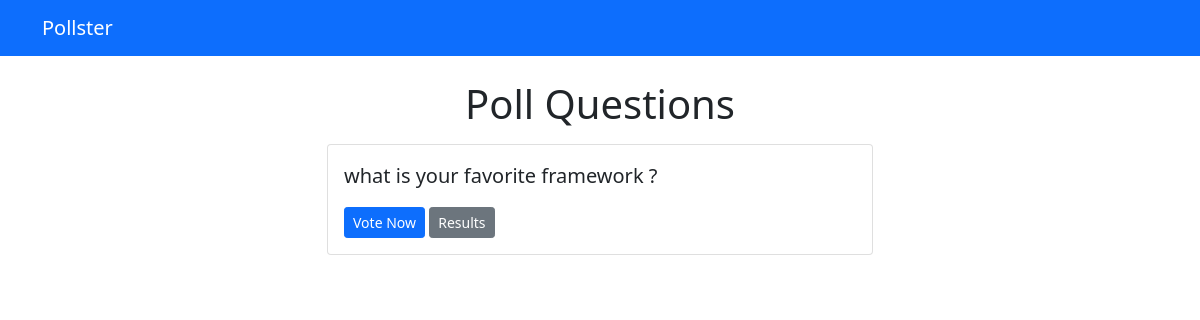
/polls/, run on an earlier commit of the app's database.
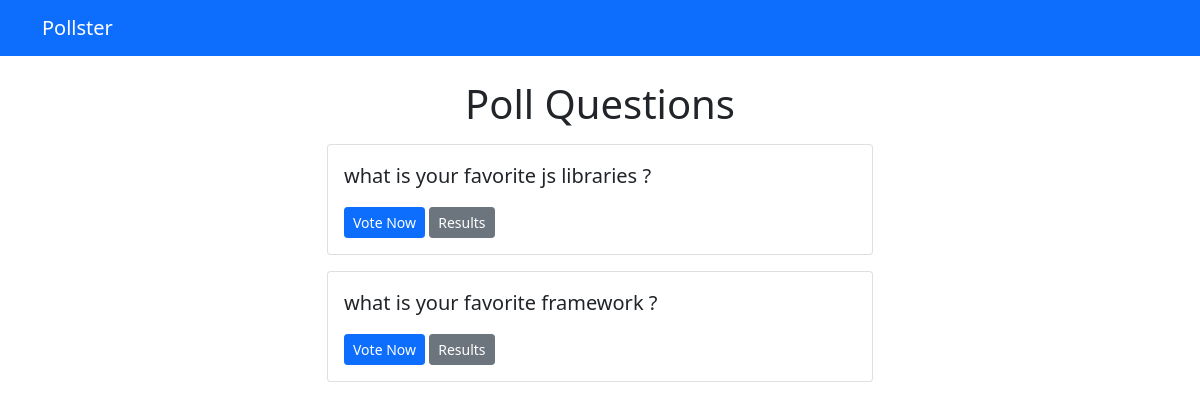
And on a later commit of the database.
### polls/models.py (models this page shows, shortened)
class Question(models.Model):
    question_text = models.CharField(max_length=200)
    pub_date = models.DateTimeField('date published')

### polls/views.py (the view)
# urls.py: path('', views.index, name='index'),
def index(request):
    latest_question_list = Question.objects.order_by('-pub_date')[:5]
    context = {'latest_question_list': latest_question_list}
    return render(request, 'polls/index.html', context)

### templates/polls/index.html
{% extends 'base.html' %}
{% block content %}
  <h1 class="text-center mb-3">Poll Questions</h1>
  {% if latest_question_list %}
    {% for question in latest_question_list %}
      <div class="card mb-3">
        <div class="card-body">
          <p class="lead">{{ question.question_text }}</p>
          <a href="{% url 'polls:detail' question.id %}" class="btn btn-primary btn-sm">Vote Now</a>
          <a href="{% url 'polls:results' question.id %}" class="btn btn-secondary btn-sm">Results</a>
        </div>
      </div>
    {% endfor %}
  {% else %}
    <p>No polls available</p>
  {% endif %}
{% endblock %}

### templates/base.html (shortened to what this page needs)
<!DOCTYPE html>
<html lang="en">
<head>
    <link href="https://cdn.jsdelivr.net/npm/bootstrap@5.0.0-beta1/dist/css/bootstrap.min.css" rel="stylesheet">
</head>
<body>
    {% include 'partials/_navbar.html' %}
    <div class="container">
        <div class="row">
            <div class="col-md-6 m-auto">
                {% block content %}
                {% endblock  %}
            </div>
        </div>
    </div>
</body>
</html>

### templates/partials/_navbar.html
<nav class="navbar navbar-dark bg-primary mb-4">
	<div class="container">
		<a class="navbar-brand" href="/">Pollster</a>
	</div>
</nav>

What changed in the data, as far as the page shows it:
added Question: question_text "what is your favorite js libraries ?"
